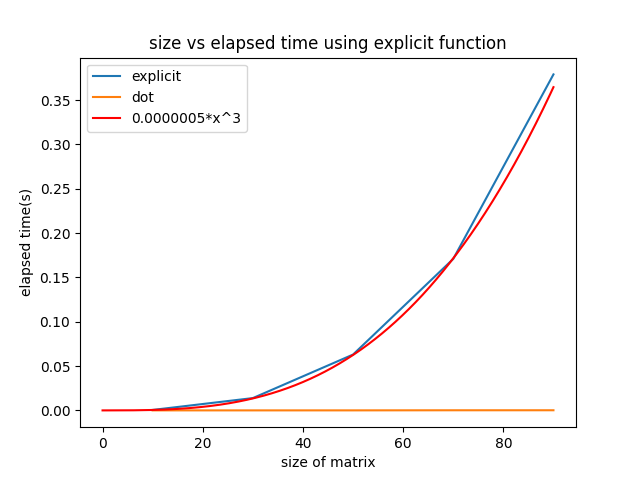

This chart was generated by the following Python code:
from numpy import zeros
import time
import numpy as np
import matplotlib.pyplot as plt

# Set sizes of matrices that we want to perform multiplication on.
my_values = np.array([10, 30, 50,70,90])
num_matrices = len(my_values)

# Create an empty array to store elapsed times
elapsed_time = np.empty(num_matrices)
elapsed_time_dot = np.empty(num_matrices)


for i in range(num_matrices):
    N = my_values[i]
    A = zeros([N, N], float)
    B = zeros([N, N], float)
    C = zeros([N, N], float)

    start_time = time.time()
    for row in range(N):
        for col in range(N):
            for k in range(N):
                C[row, col] += A[row, k] * B[k, col]
    end_time = time.time()
    elapsed = end_time - start_time
    print(elapsed)
    elapsed_time[i] = elapsed

    ##using dot method
    start_timeDOT = time.time()

    # Use the dot method for matrix multiplication
    C = np.dot(A, B)

    end_timeDOT = time.time()
    elapsedDOT = end_timeDOT - start_timeDOT
    elapsed_time_dot[i] = elapsedDOT

print(elapsed_time)
print(elapsed_time_dot)

# Create the plot
plt.plot(my_values, elapsed_time,label='explicit' )
plt.plot(my_values, elapsed_time_dot,label='dot' )

# Create a NumPy array
x = np.linspace(0, 90, 1000)  # Create an array of 100 points
x_cubed = 0.0000005*x**3  # Compute the values of x^3
# Add the plot for the function x^3
plt.plot(x, x_cubed, label='0.0000005*x^3', color='red')
# Add labels and title
plt.xlabel('size of matrix')
plt.ylabel('elapsed time(s)')
plt.title('size vs elapsed time using explicit function')
# Add a legend
plt.legend()

# Show the plot
plt.show()
